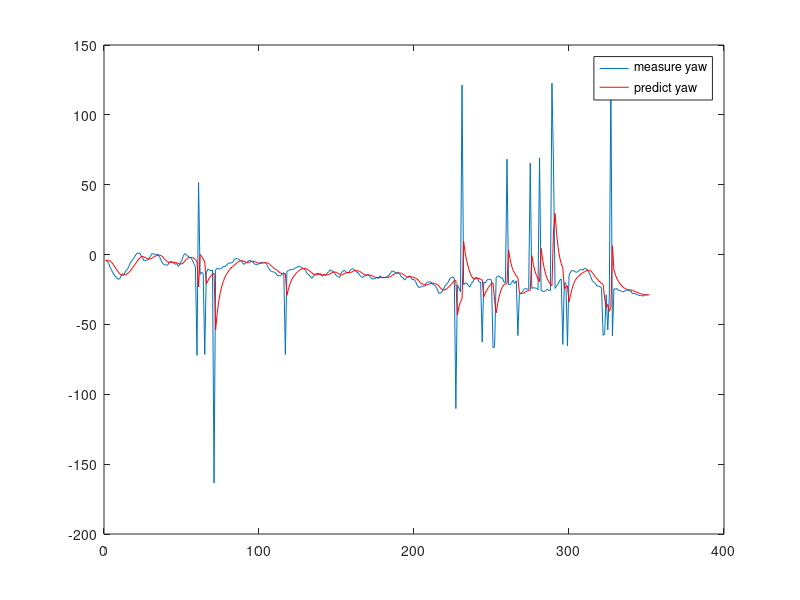
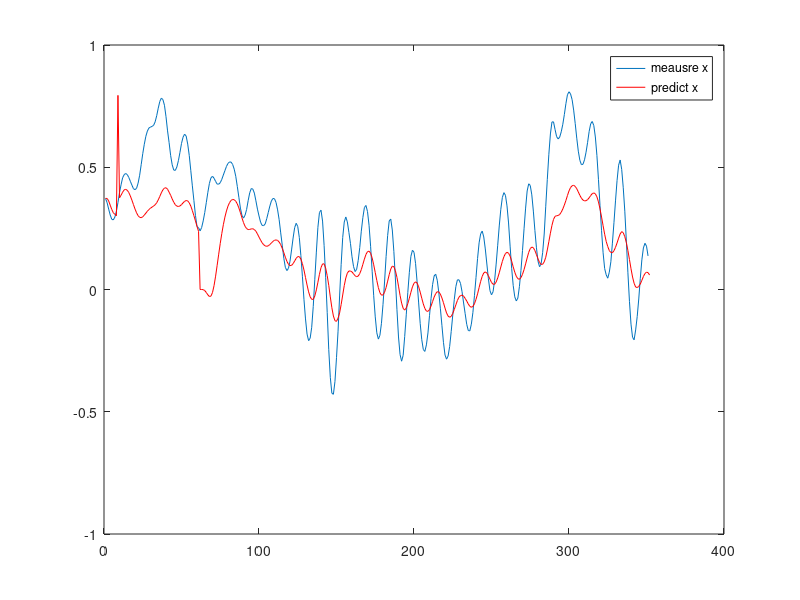
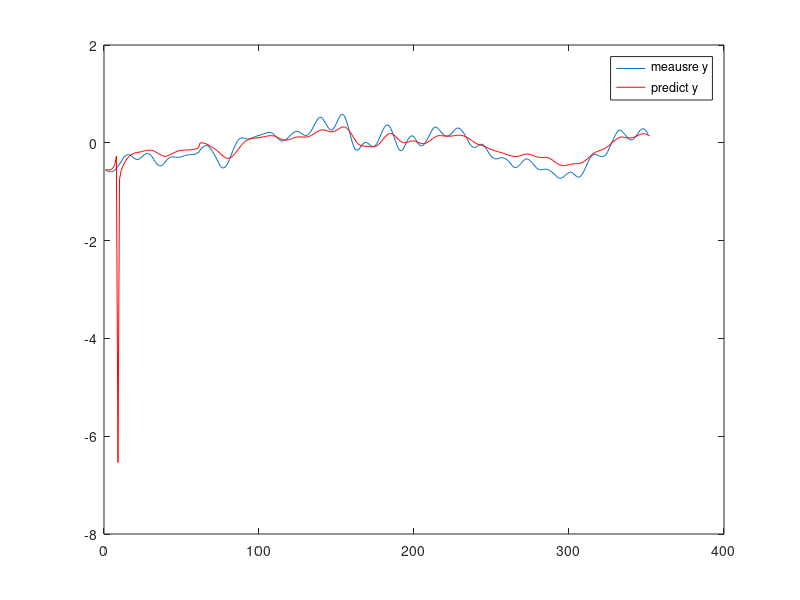

Write the MATLAB code that produced these figures, in order.
%% Project 2 Part 3
% -------------------------
% CMPE 245 - Spring, 2016
% Chien-Pin Chen
% 05/30/2016
% MATLAB script for Project 2 Part 3
% --------------------------
clear all;

load dataSet2.mat;

plot(yaw, 'DisplayName', 'measure yaw');

% set environment parameter
Ts = 0.1;
g = 9.81;
s_pnt = 1;

R = [1 0 0;
     0 1 0;
     0 0 1];
 
 Q = eye(3);
 
 % setting initial x_0, P_0
x0 = xm(s_pnt);
y0 = ym(s_pnt);
dx0 = 0;%(xm(s_pnt+1)-xm(s_pnt))/Ts;
dy0 = 0;%(ym(s_pnt+1)-ym(s_pnt))/Ts;
yaw0 = yaw(s_pnt);
Ex0 = [x0 y0 dx0 dy0 yaw0]';

P11 = 1.225*.01;    % var{x}
Px0 = eye(length(Ex0)) * P11;

Px0(1,3) = 2*P11/(Ts^2);
Px0(3,1) = Px0(1,3);
Px0(2,4) = 2*P11/(Ts^2);
Px0(4,2) = Px0(2,4);

% array to storge E{x_k} and P_k after update 
Ex_k = zeros(length(Ex0), length(xm)+1);
P_k = zeros(length(Ex0), length(Ex0), length(xm)+1);

% Use Extend Kalman Filter (EKF)
Ex_k(:,s_pnt) = Ex0;
P_k(:,:,s_pnt) = Px0;

% start from 45
for k = s_pnt : length(xm)
    % Prediction
    % discrete method
    if k == 61
        continue;
    end
    
    x3 = Ex_k(3, k);     
    x4 = Ex_k(4, k);
    rol = roll(k);
    pit = pitch(k);
    yaw_k = yaw(k);
    
    s = (255/6000) * thrust(k);
    c0 = 10000; % Part2: tuning c0 to get min. residual
    c = (0.000409*s^2+0.1405*s-0.099)/c0;
    c = 1;
    
    f = [x3; x4;
         c*g*( sind(yaw_k)*sind(rol) + cosd(yaw_k)*cosd(rol)*sind(pit) );
         c*g*( sind(yaw_k)*cosd(rol)*sind(pit) -cosd(yaw_k)*sind(rol) );
         0]*Ts;
    
     phi = [1 0 Ts 0 0;
            0 1 0 Ts 0;
            0 0 1 0 0;
            0 0 0 1 0;
            0 0 0 0 1];
        
    ga = [0 0 0;
          0 0 0;
          1*sqrt(Ts) 0 0;
          0 1*sqrt(Ts) 0;
          0 0 1*sqrt(Ts)];
        
    Ex_k(:, k+1) = Ex_k(:, k)+f;
    P_k(:,:,k+1) = phi*P_k(:,:,k)*phi'+ ga*Q*ga'; 

    % Observation
    H = [ 1, 0, 0, 0, 0;
          0, 1, 0, 0, 0;
          0, 0, 0, 0, 1];
    
    x_k1 = [Ex_k(1,k+1) Ex_k(2,k+1) 0 0 Ex_k(5,k+1)]';
    z_k1 = [xm(k) ym(k) yaw(k)]';
  
    %update K and P(+)
    K = P_k(:,:,k+1) * H'/(H*P_k(:,:,k+1)*H'+R);
    P_k(:,:,k+1) = (eye(length(Ex0)) - K*H)*P_k(:,:,k+1);
    Ex_k(:,k+1) = Ex_k(:,k+1) + K*(z_k1 - H*x_k1);    
    
end

hold on;
plot(Ex_k(5,:), 'r','DisplayName', 'predict yaw');
legend show

figure
plot(xm, 'DisplayName','meausre x');
hold on
plot(Ex_k(1,:),'r','DisplayName','predict x');
legend show

figure
plot(ym, 'DisplayName','meausre y');
hold on
plot(Ex_k(2,:),'r','DisplayName','predict y');
legend show